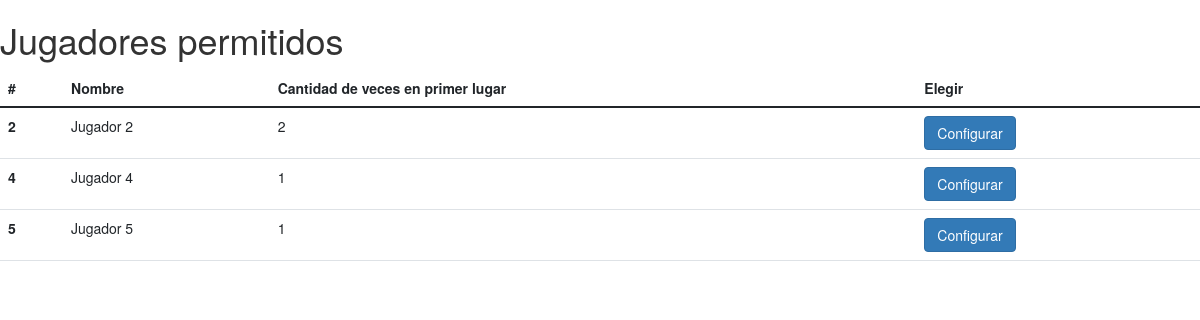
The app's page /views/listaJugadores.php?carriles=3&idPista=1, older data.
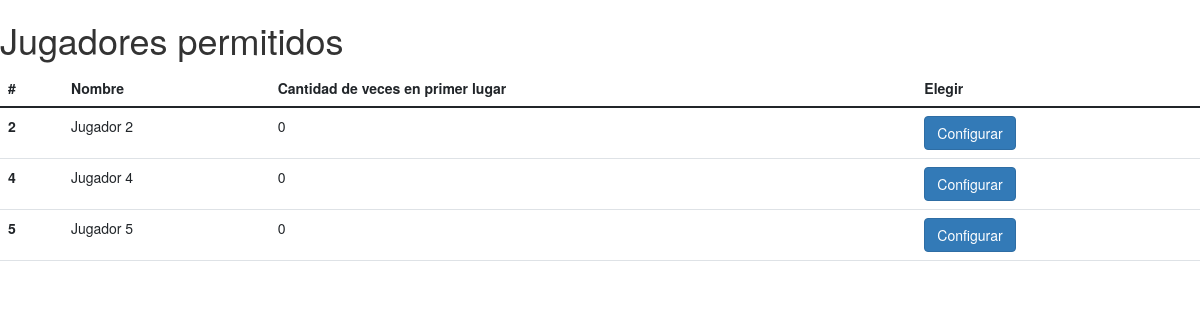
The same page, newer data.
### tables this page shows
CREATE TABLE `tbl_jugador` (
  `id` int(11) NOT NULL,
  `nombre` varchar(50) NOT NULL,
  `primerLugar` int(11) NOT NULL,
  `estaJugando` tinyint(1) NOT NULL DEFAULT 0,
  `turno` int(1) DEFAULT 0
);

### controllers/ctrlJugador.php (called while the page is built, shortened)
<?php
require('../models/jugador.php');
function jugadoresAleatorios($carriles)
{
    $x = 0;
    $valores = array();
    while ($x < $carriles) {
        $num_aleatorio = rand(1, 6);
        if (!in_array($num_aleatorio, $valores)) {
            array_push($valores, $num_aleatorio);
            $x++;
        }
    }
    return $valores;
}
function mostrarJugadoresAleatorios($carriles)
{
    $modelo = new jugador(null, null, null, null);
    $modelo->actualizarEstado('1', 0);
    $jugadores = jugadoresAleatorios($carriles);
    $condicion = '';
    for ($i = 0; $i < sizeof($jugadores); $i++) {
        if ($i == 0) {
            $condicion = 'id = ' . $jugadores[$i];
        } else {
            $condicion .= ' OR id = ' . $jugadores[$i];
        }
    }
    $modelo->actualizarEstado($condicion, 1);
    return $modelo->Mostrar($condicion);
}

### db/Conectar.php (called while the page is built, shortened)
<?php
class Conectar {
    private $host;
    private $db;
    private $usuario;
    private $password;
    private $charset;
    public function __construct() {
        $this->host = SERVIDOR;
        $this->usuario = USER;
        $this->password = PASSWORD;
        $this->db = NAME_DB;
        $this->charset = CHARSET;
    }
    function conectar() {
        try {
            $conexion = "mysql:host=" . $this->host . ";dbname=" . $this->db . ";charset=" . $this->charset;
            $options = [
                PDO::ATTR_ERRMODE => PDO::ERRMODE_EXCEPTION,
                PDO::ATTR_EMULATE_PREPARES => false,
                PDO::ATTR_PERSISTENT => true
            ];
            $pdo = new PDO($conexion, $this->usuario, $this->password, $options);
            return $pdo;
        } catch (PDOException $e) {
            ?>
            <script>
                alert('Hay problemas para realizar la conexión');
                window.location.href = '../index.php';
            </script>
            <?php
        }
    }
}
?>

### models/jugador.php (called while the page is built, shortened)
<?php
class jugador {
    private $conexionDB;
    public function __construct($id, $nombre, $primerLugar, $estaJugando){
        $this->conexionDB = new Conectar();
    }
    public function Mostrar($condicion) {
        try {
            $sql = "SELECT * FROM tbl_jugador WHERE $condicion";
            $query = $this->conexionDB->conectar()->prepare($sql);
            $query->execute();
            $resultado = $query->fetchAll(PDO::FETCH_ASSOC);
            return $resultado;
        } catch (Exception $e) {
            die("Se produjo un error $e");
        }
    }
    public function actualizarEstado($condicion, $estado) {
        try {
            $sql = "  UPDATE tbl_jugador SET estaJugando = " .$estado. " WHERE " . $condicion;
            $query = $this->conexionDB->conectar()->prepare($sql);
            $query->execute();
        } catch (Exception $e) {
            die("Se produjo un error $e");
        }
    }
}

### views/listaJugadores.php (the view, shortened to what this page needs)
<!DOCTYPE html>
<html lang="en">
<head>
    <link href="https://cdn.jsdelivr.net/npm/bootstrap@5.0.2/dist/css/bootstrap.min.css" rel="stylesheet">
    <link rel="stylesheet" href="https://maxcdn.bootstrapcdn.com/bootstrap/3.3.6/css/bootstrap.min.css">
    <?php
    require('../db/Conectar.php');
    require('../controllers/ctrlJugador.php');
    if (isset($_GET['carriles'])) {
        $lista = mostrarJugadoresAleatorios($_GET['carriles']);
    } else {
        $lista = mostrarActuales();
    }
    ?>
</head>
<body>
    <h1>Jugadores permitidos</h1>
    <table class="table">
        <thead>
            <tr>
                <th scope="col">#</th>
                <th scope="col">Nombre</th>
                <th scope="col">Cantidad de veces en primer lugar</th>
                <th scope="col">Elegir</th>
            </tr>
        </thead>
        <tbody>
            <?php foreach ($lista as $fila_Jugador) { ?>
                <tr>
                    <th scope="row"><?php echo $fila_Jugador['id'] ?></th>
                    <td><?php echo $fila_Jugador['nombre'] ?></td>
                    <td><?php echo $fila_Jugador['primerLugar'] ?></td>
                    <td>
                        <button type="button" class="btn btn-primary" data-toggle="modal" data-target="#exampleModal<?php echo $fila_Jugador['id'] ?>">
                            Configurar
                        </button>
                    </td>
                </tr>
            <?php } ?>
        </tbody>
    </table>
</body>
</html>

Row changes from the older to the newer data that the page shows:
changed tbl_jugador "Jugador 2": primerLugar "2" → "0"
changed tbl_jugador "Jugador 4": primerLugar "1" → "0"
changed tbl_jugador "Jugador 5": primerLugar "1" → "0"
